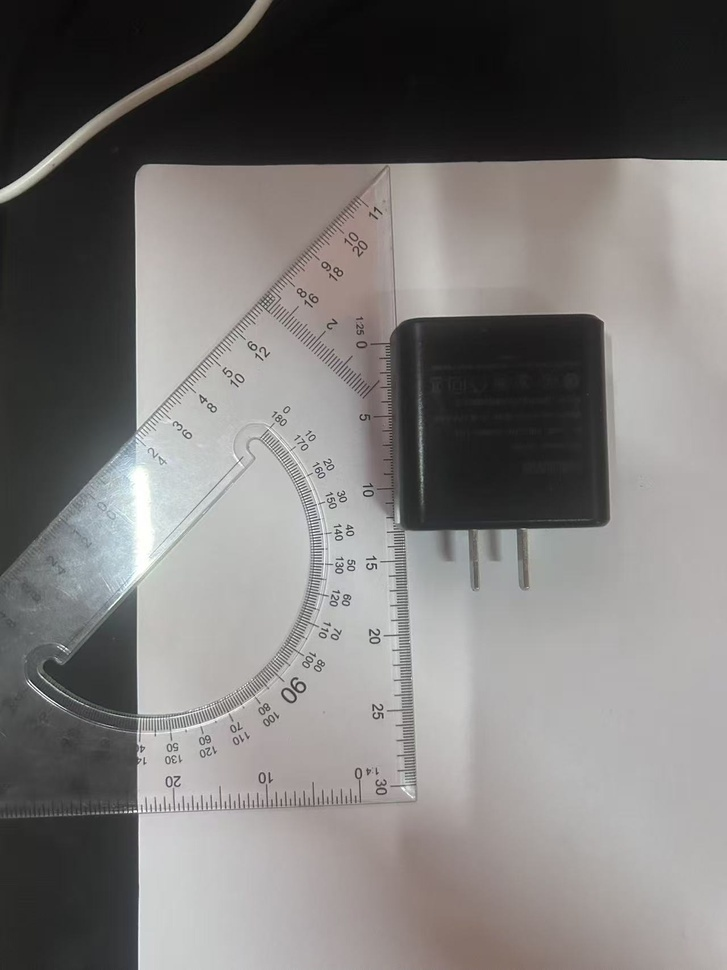
#> input picture input_charger.jpg, 727 x 970 px, shrunk from 1280 x 1707 before the run
$ python calibrate.py --image input_charger.jpg
#> lines starting #> are read from the running program, lines starting #| are printed output that depends on the picture
#| [信息] 图片尺寸: 727 x 970 像素
# -*- coding: utf-8 -*-
"""
相机标定辅助脚本（半自动）
用法：
    python calibrate.py --image input_charger.jpg

它会做两件事：
  1) 显示图片尺寸，让你对画面有个概念
  2) 用 OpenCV 检测尺子刻度线，自动估算 像素/毫米 (ppm)
  3) 输出建议的 --ppm 参数，直接拿去跑 opencv_demo.py

如果自动检测不准（光线/角度问题），脚本会提示你手动标定方法。
"""

import argparse
import os
import sys
import cv2
import numpy as np


def auto_calibrate(gray):
    """
    尝试从图片里的尺子刻度自动估算 ppm。
    思路：尺子上有等间距的刻度线 → 用边缘检测找竖直/水平方向的周期性边缘，
    通过 FFT 或相邻边缘间距统计出「1mm 占多少像素」。
    """
    # 边缘检测
    edges = cv2.Canny(gray, 50, 150)
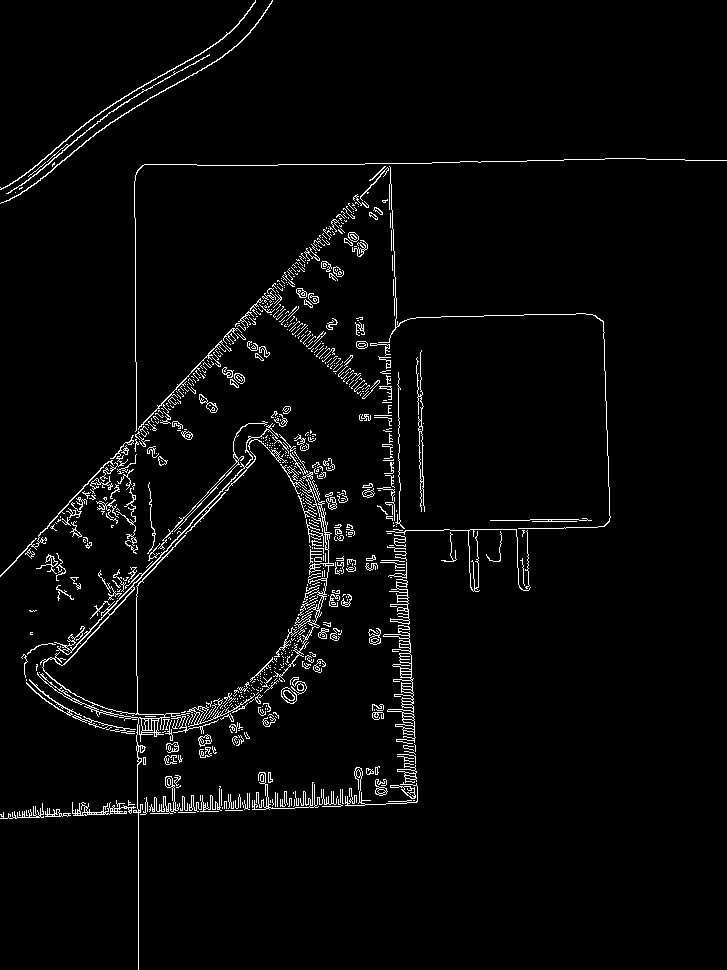
#> edges: shape (970, 727); 3.1% white in thin lines or dots

    # 霍夫线检测，找尺子上的刻度线（大部分是短线段，近似垂直或水平）
    lines = cv2.HoughLinesP(edges, rho=1, theta=np.pi / 180,
                            threshold=40, minLineLength=8, maxLineGap=5)
#> lines = 706 rows, first 6: [4, 572, 111, 458], [1, 815, 268, 806], [192, 376, 391, 163], [432, 162, 459, 162], [59, 664, 183, 531], [103, 471, 350, 206]

    if lines is None or len(lines) < 10:
        return None, None, "刻度线太少，无法自动标定（建议用手工标定）"

    # 兼容不同 OpenCV 版本的返回格式
    raw_lines = []
    for l in lines:
        if hasattr(l[0], '__len__') and len(l[0]) >= 4:
            raw_lines.append(list(l[0]))
        elif len(l) >= 4:
            raw_lines.append(list(l))
#> this loop made 706 passes
#> after the loop, raw_lines = 706 items, first 6: [4, 572, 111, 458], [1, 815, 268, 806], [192, 376, 391, 163], [432, 162, 459, 162], [59, 664, 183, 531], [103, 471, 350, 206]
    lines_arr = np.array(raw_lines).reshape(-1, 4)
#> lines_arr has the same summary as lines

    # 分离近似水平线和近似垂直线
    h_lines, v_lines = [], []
    for x1, y1, x2, y2 in lines_arr:
        if abs(y2 - y1) < abs(x2 - x1):   # 更偏水平
            h_lines.append([x1, y1, x2, y2])
        else:
            v_lines.append([x1, y1, x2, y2])
#> this loop made 706 passes
#> after the loop, h_lines = 222 items, first 6: [1, 815, 268, 806], [432, 162, 459, 162], [278, 164, 327, 164], [220, 810, 317, 807], [103, 807, 364, 803], [484, 315, 523, 315]; v_lines = 484 items, first 6: [4, 572, 111, 458], [192, 376, 391, 163], [59, 664, 183, 531], [103, 471, 350, 206], [134, 448, 364, 201], [394, 257, 394, 276]

    # 取线段更多的那一组（尺子长边方向）
    target = v_lines if len(v_lines) > len(h_lines) else h_lines
#> target has the same summary as v_lines
    if len(target) < 10:
        return None, None, "有效刻度线不足"

    # 对目标方向的线段按位置排序，计算相邻间距
    is_vert = len(v_lines) >= len(h_lines)
#> is_vert = True
    positions = []
    for (x1, y1, x2, y2) in target:
        pos = (y1 + y2) / 2 if is_vert else (x1 + x2) / 2
        positions.append(pos)
#> this loop made 484 passes
#> (x1, y1, x2, y2, pos) on passes 1 to 3: (4, 572, 111, 458, 515), (192, 376, 391, 163, 269.5), (59, 664, 183, 531, 597.5)
#> after the loop, positions = 484 values, max 889 at index 14, min 39 at index 471, mean 511.9

    positions.sort()
    # 计算相邻间距
    gaps = [positions[i + 1] - positions[i] for i in range(len(positions) - 1)]
#> gaps = 483 values, max 132.5 at index 0, min 0 at index 23, mean 1.76
    if not gaps:
        return None, None, "无法计算间距"

    # 过滤掉明显异常的大间距（可能是跳过了几个刻度）
    median_gap = np.median(gaps)
#> median_gap = 1
    valid_gaps = [g for g in gaps if 0.3 * median_gap < g < 3 * median_gap]
#> valid_gaps = 325 values, max 2.5 at index 4, min 0.5 at index 6, mean 1.04
    if not valid_gaps:
        return None, None, "过滤后无有效间距"

    avg_gap_px = np.mean(valid_gaps)
#> avg_gap_px = 1.04
    # 尺子最小刻度通常是 1mm，所以 avg_gap_px ≈ 1mm 的像素数
    ppm = avg_gap_px
#> ppm = 1.04

    # 画检测结果用于调试
    color = cv2.cvtColor(gray, cv2.COLOR_GRAY2BGR)
    for (x1, y1, x2, y2) in target[:50]:  # 只画前 50 条避免太密
        cv2.line(color, (x1, y1), (x2, y2), (0, 255, 0), 1)
#> this loop made 50 passes
#> (x1, y1, x2, y2) on passes 1 to 12: (4, 572, 111, 458), (192, 376, 391, 163), (59, 664, 183, 531), (103, 471, 350, 206), (134, 448, 364, 201), (394, 257, 394, 276), (402, 526, 412, 802), (64, 664, 255, 459), (403, 574, 405, 650), (135, 361, 135, 218), (399, 530, 403, 747), (236, 461, 249, 447)
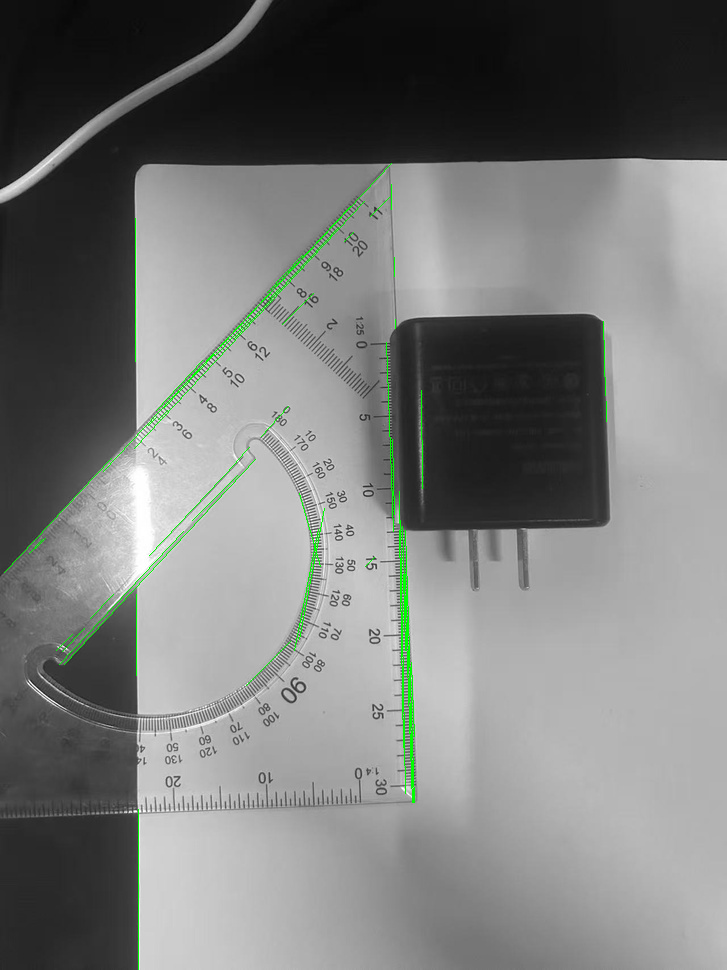
#> color: shape (970, 727, 3); mean B, G, R 120.4, 122.1, 120.4

    return ppm, color, f"自动标定成功：约 {ppm:.1f} 像素/毫米（基于 {len(valid_gaps)} 个刻度间距）"


def manual_calibrate_guide(img_path):
    """
    当自动标定失败时，输出手工标定步骤。
    """
    img = cv2.imread(img_path)
    h, w = img.shape[:2]
    print(f"\n{'='*60}")
    print("  手工标定指南")
    print(f"{'='*60}")
    print(f"  图片尺寸: {w} x {h} 像素")
    print()
    print("  步骤：")
    print("  1. 用任意看图软件打开这张照片")
    print("  2. 在尺子上找到两个清晰的刻度（比如 0 和 50mm 的标记）")
    print("  3. 记下这两个点在图片里的像素坐标 (x1,y1) 和 (x2,y2)")
    print("     （Windows 自带画图工具 → 鼠标悬停左下角就能看到坐标）")
    print("  4. 计算像素距离:")
    print("     pixel_dist = sqrt((x2-x1)^2 + (y2-y1)^2)")
    print("  5. 计算 ppm:")
    print("     ppm = pixel_dist / 实际毫米数")
    print()
    print("  例：如果 50mm 在图上量出来是 680 像素")
    print("      ppm = 680 / 50 = 13.6")
    print()
    print("  然后运行:")
    print(f"  python opencv_demo.py --image {img_path} --ppm 你的ppm值")
    print(f"{'='*60}\n")


def main():
    parser = argparse.ArgumentParser(description="相机标定：从带尺子的照片算出 ppm")
    parser.add_argument("--image", required=True, help="包含待测物+尺子的照片")
    args = parser.parse_args()

    if not os.path.exists(args.image):
        print(f"[错误] 文件不存在: {args.image}"); sys.exit(1)

    gray = cv2.imread(args.image, cv2.IMREAD_GRAYSCALE)
    if gray is None:
        print(f"[错误] 无法读取图片"); sys.exit(1)

    print(f"[信息] 图片尺寸: {gray.shape[1]} x {gray.shape[0]} 像素\n")

    ppm, debug_img, msg = auto_calibrate(gray)
#> ppm = 1.04; msg = '自动标定成功：约 1.0 像素/毫米（基于 325 个刻度间距）'
    if ppm is not None:
        print(f"[结果] {msg}")
#| [结果] 自动标定成功：约 1.0 像素/毫米（基于 325 个刻度间距）
        print(f"\n  建议命令：")
        print(f"  python opencv_demo.py --image {args.image} --ppm {ppm:.1f}")
#|   python opencv_demo.py --image input_charger.jpg --ppm 1.0

        out_dir = os.path.join(os.path.dirname(os.path.abspath(__file__)), "output")
        os.makedirs(out_dir, exist_ok=True)
        dbg_path = os.path.join(out_dir, "calibration_debug.png")
        cv2.imwrite(dbg_path, debug_img)
        print(f"\n  标定调试图（绿色=检测到的刻度线）: {dbg_path}")

        # 同时给出一个范围供微调
        print(f"\n  提示：如果测量结果偏大/偏小，可微调 ±10%：")
        print(f"       偏大 → 减小 ppm（如 {ppm * 0.9:.1f}）")
#|        偏大 → 减小 ppm（如 0.9）
        print(f"       偏小 → 增大 ppm（如 {ppm * 1.1:.1f}）")
#|        偏小 → 增大 ppm（如 1.1）
    else:
        print(f"[警告] {msg}")
        manual_calibrate_guide(args.image)


if __name__ == "__main__":
    main()

$ run again, with input_red_block.jpg copied over input_charger.jpg
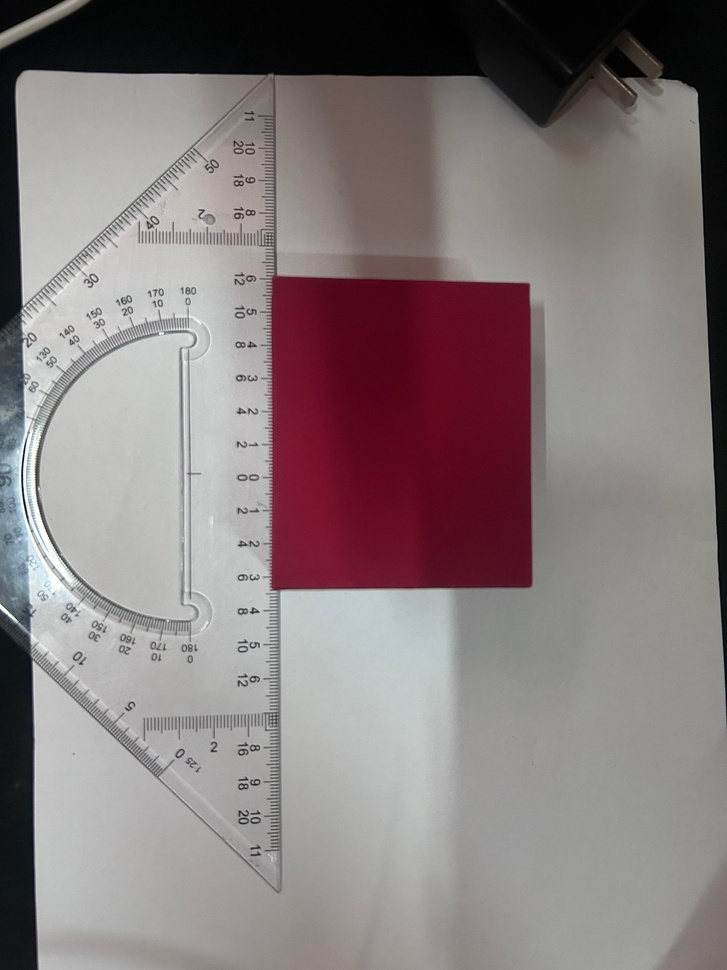
#> input picture input_red_block.jpg, 727 x 970 px, shrunk from 1440 x 1920 before the run
#| [信息] 图片尺寸: 727 x 970 像素
#> in auto_calibrate, `edges = cv2.Canny(gray, 50, 150)`:
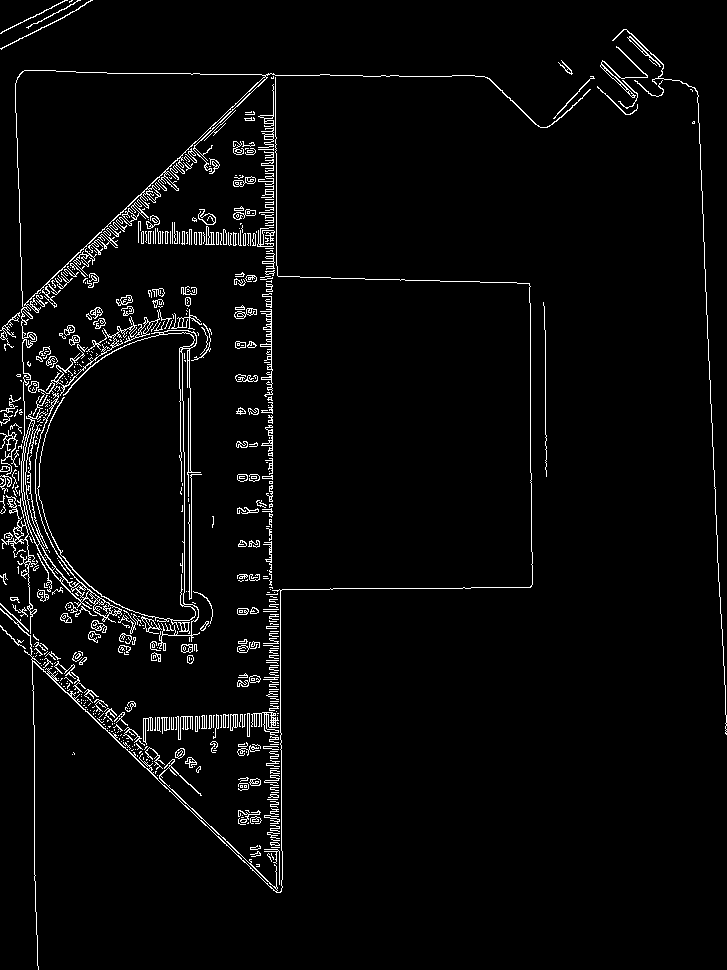
#> edges: shape (970, 727); 3.4% white in thin lines or dots
#> lines = 693 rows, first 6: [271, 861, 271, 594], [273, 590, 277, 851], [272, 515, 272, 383], [270, 859, 270, 115], [56, 71, 75, 71], [34, 880, 34, 725]
#> the loop in auto_calibrate, `for l in lines:` made 693 passes
#> after the loop in auto_calibrate, `for l in lines:`: raw_lines = 693 items, first 6: [271, 861, 271, 594], [273, 590, 277, 851], [272, 515, 272, 383], [270, 859, 270, 115], [56, 71, 75, 71], [34, 880, 34, 725]
#> lines_arr has the same summary as lines
#> the loop in auto_calibrate, `for x1, y1, x2, y2 in lines_arr:` made 693 passes
#> after the loop in auto_calibrate, `for x1, y1, x2, y2 in lines_arr:`: h_lines = 129 items, first 6: [56, 71, 75, 71], [31, 659, 97, 721], [185, 805, 273, 890], [340, 278, 424, 280], [28, 300, 131, 203], [1, 330, 89, 245]; v_lines = 564 items, first 6: [271, 861, 271, 594], [273, 590, 277, 851], [272, 515, 272, 383], [270, 859, 270, 115], [34, 880, 34, 725], [269, 696, 269, 243]
#> target has the same summary as v_lines
#> is_vert = True
#> the loop in auto_calibrate, `for (x1, y1, x2, y2) in target:` made 564 passes
#> (x1, y1, x2, y2, pos) on passes 1 to 3: (271, 861, 271, 594, 727.5), (273, 590, 277, 851, 720.5), (272, 515, 272, 383, 449)
#> after the loop in auto_calibrate, `for (x1, y1, x2, y2) in target:`: positions = 564 values, max 955 at index 114, min 77 at index 419, mean 473.9
#> gaps = 563 values, max 30.5 at index 560, min 0 at index 12, mean 1.56
#> median_gap = 0.5
#> valid_gaps = 202 values, max 1 at index 0, min 0.5 at index 1, mean 0.658
#> avg_gap_px = 0.658
#> the loop in auto_calibrate, `for (x1, y1, x2, y2) in target[:50]:` made 50 passes
#> after the loop in auto_calibrate, `for (x1, y1, x2, y2) in target[:50]:`:
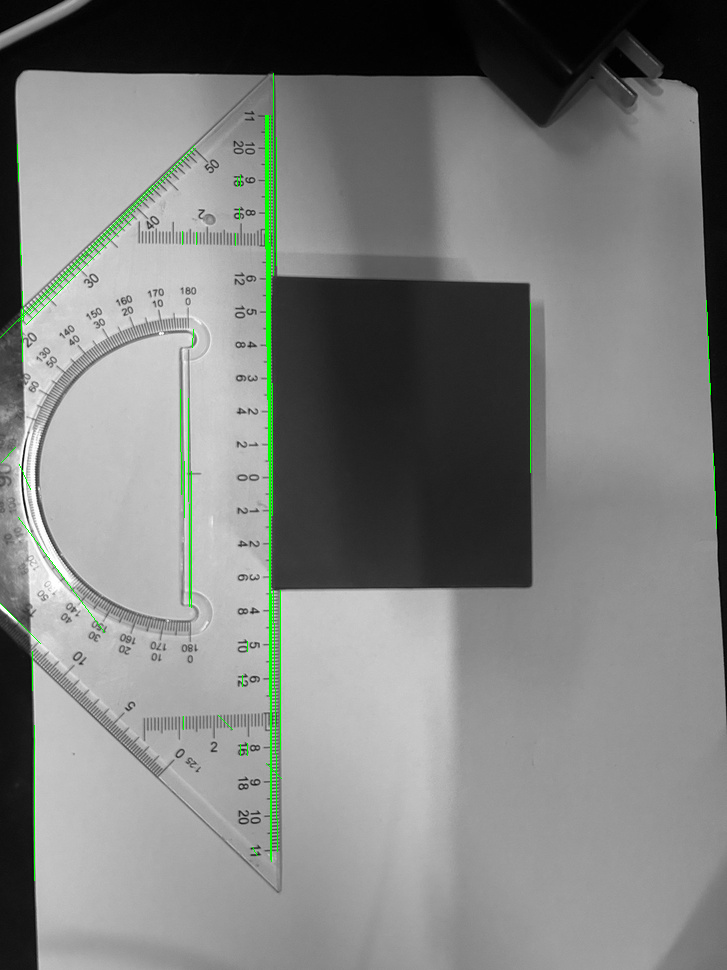
#> color: shape (970, 727, 3); mean B, G, R 126, 128, 126
#> in main, `ppm, debug_img, msg = auto_calibrate(gray)`: msg = '自动标定成功：约 0.7 像素/毫米（基于 202 个刻度间距）'
#| [结果] 自动标定成功：约 0.7 像素/毫米（基于 202 个刻度间距）
#|   python opencv_demo.py --image input_charger.jpg --ppm 0.7
#|        偏大 → 减小 ppm（如 0.6）
#|        偏小 → 增大 ppm（如 0.7）
